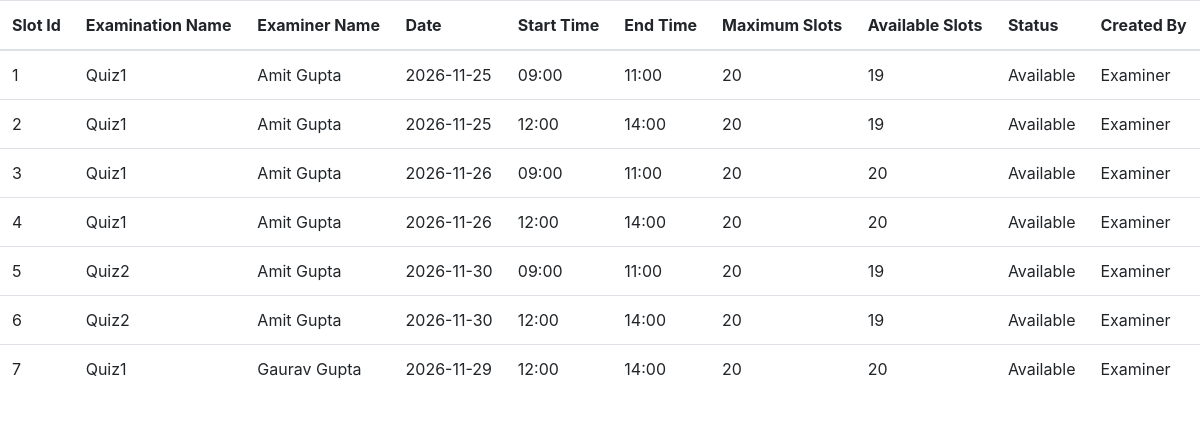
The page /view_all_slots on the database as committed earlier.
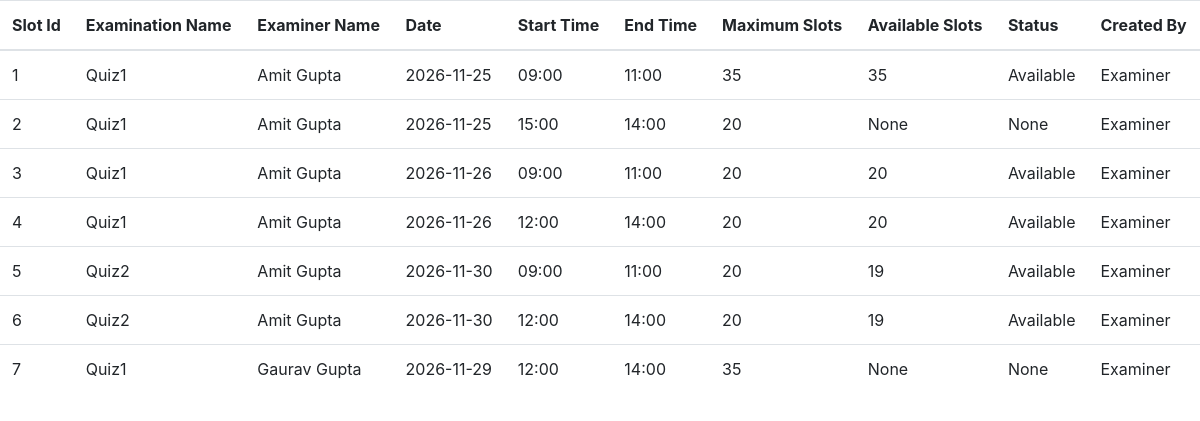
The same page on the database as committed later.
### app.py (models this page shows)
class ExaminationSlot(db.Model):
    id = db.Column(db.Integer, primary_key=True,autoincrement=True)
    date = db.Column(db.Date)
    start_time = db.Column(db.String)
    end_time = db.Column(db.String)
    maximum_slots = db.Column(db.String)
    available_slots= db.Column(db.String)
    status = db.Column(db.String)
    created_by = db.Column(db.String,nullable=False)
    examination_id = db.Column(db.String,db.ForeignKey('examination.id'))
    examiner_id = db.Column(db.Integer,db.ForeignKey('examiner.id'))
    bookings = db.relationship('Booking', backref = 'examinationslot',lazy = True)

class Examination(db.Model):
    id = db.Column(db.String, primary_key=True)
    name = db.Column(db.String)
    type = db.Column(db.String)
    maximum_marks = db.Column(db.Integer)
    duration = db.Column(db.String)
    slot_open_date = db.Column(db.Date)
    slot_close_date = db.Column(db.Date)
    booking_open_date = db.Column(db.Date)
    booking_close_date = db.Column(db.Date)
    status = db.Column(db.String)
    course_id =db.Column(db.String,db.ForeignKey('course.course_id'))
    examiner_id =db.Column(db.String,db.ForeignKey('examiner.id'))
    examination_slot = db.relationship('ExaminationSlot', backref = 'examination',lazy = True)
    examination_rubrics = db.relationship('ExaminationRubrics', backref = 'examination',lazy = True)

class Examiner(db.Model):
    id = db.Column(db.Integer, primary_key=True)
    name = db.Column(db.String(60))
    username = db.Column(db.String(20))
    password = db.Column(db.String(50))
    department= db.Column(db.String)
    email_id = db.Column(db.String(100))
    contact_no = db.Column(db.String(10))
    status = db.Column(db.String, default= 'Pending')
    examination_slot = db.relationship('ExaminationSlot', backref = 'examiner',lazy = True)
    examination = db.relationship('Examination', backref = 'examiner',foreign_keys='Examination.examiner_id',lazy = True)

### app.py (the view)
@app.route('/view_all_slots')
def view_all_slots():
    examination_slots = ExaminationSlot.query.all()
    return render_template('view_all_slots.html',examination_slots=examination_slots,)

### templates/view_all_slots.html (shortened to what this page needs)
<!DOCTYPE html>
<html lang="en">
<head>
    <link rel="stylesheet" href="https://cdn.jsdelivr.net/npm/bootstrap@4.1.3/dist/css/bootstrap.min.css">
</head>
<body>
    <table class="table">
    <thead>
        <tr>
        <th scope="col">Slot Id</th>
        <th scope="col">Examination Name</th>
        <th scope="col">Examiner Name</th>
        <th scope="col">Date</th>
        <th scope="col">Start Time</th>
        <th scope="col">End Time</th>
        <th scope="col">Maximum Slots</th>
        <th scope="col">Available Slots</th>
        <th scope="col">Status</th>
        <th scope="col">Created By</th>
        </tr>
    </thead>
        <tbody>
            {% for slot in examination_slots %}
            <tr>
                <td>{{slot.id}}</td>
                <td>{{slot.examination.name}}</td>
                <td>{{slot.examiner.name}}</td>
                <td>{{slot.date}}</td>
                <td>{{slot.start_time}}</td>
                <td>{{slot.end_time}}</td>
                <td>{{slot.maximum_slots}}</td>
                <td>{{slot.available_slots}}</td>
                <td>{{slot.status}}</td>
                <td>{{slot.created_by }}</td>
            </tr>
            {% endfor %}
        </tbody>
</body>
</html>

Rows that differ between the two databases and show on the page:
changed ExaminationSlot id 1: maximum_slots "20" → "35"; available_slots "19" → "35"
changed ExaminationSlot id 2: start_time "12:00" → "15:00"; available_slots "19" → "None"; status "Available" → "None"
changed ExaminationSlot "Gaurav Gupta": maximum_slots "20" → "35"; available_slots "20" → "None"; status "Available" → "None"
